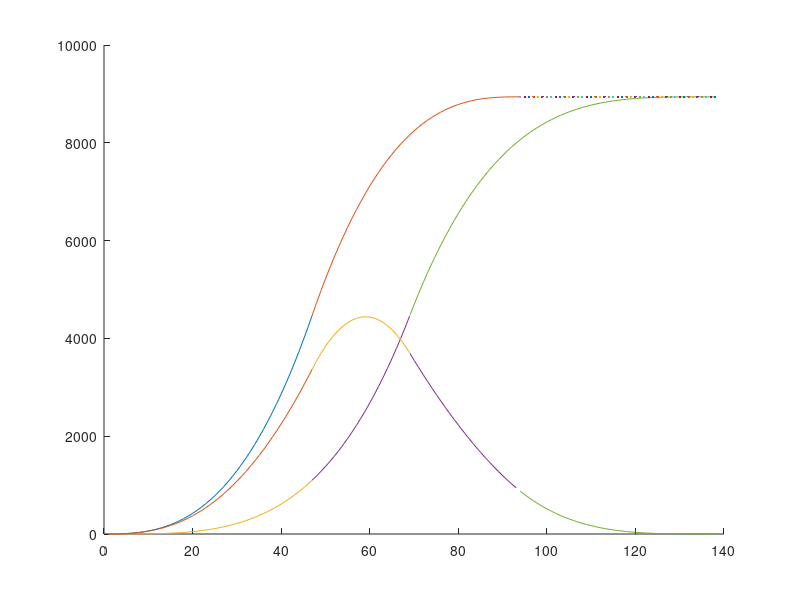

Here is the MATLAB script that generated this plot:
%% VISUALIZATION REMARKABLE DATE AND NUMBER OF SICK DUE TO COV-19 %%
%% ----- untuk kalangan sendiri ----- %%

clear
close all

%% PARAMETER TANGGAL
d1 = '01Mar2020'; %% hari ke-0 covid muncul di indo
d2 = '17Apr2020'; %% hari peak of new cases of covid di indo
dForm = 'ddmmmyyyy';
t = abs(datenum(d1,dForm) - datenum(d2,dForm));

%% GRAFIK INFECTED CASES
a = 0.1069; %% y = (a) x^(b) BENTUK UMUM DARI EXPONEN
b = 2.7638;
m = ((a)*t.^(b)); % mencari m (salah satu parameter transformasi)
x1a = [1:1:t];
x1c = [t:1:2*t];
y1a = a*x1a.^(b); %grafik origin
y1c = (2*m)-a*((2*t)-x1c).^(b); %% y1 dicerminkan 2x, kesamping dan ke atas 
y1aEnd = a*t.^(b); %ini berguna buat menentukan titik pencerminan grafik solved

%% GRAFIK SOLVED CASES
c = 0.0009; %% y = (c) x^(d) BENTUK UMUM DARI EXPONEN
d = 3.64061;
y2a = c*x1a.^(d);
t2b = ((y1aEnd/c).^(1/d)); % nyari waktu dimana mencapai titik balik global
x2b = [t:1:t2b];
y2b = c*x2b.^(d);
t4 = 2*t2b;
x2c = [t2b:1:(t4)];
y2c = (2*m) - (c*((t4)-x2c).^(d));

%% GRAFIK EXTENDED INFECTED CASES
x6 = [2*t:1:t4];
y6 = m*2;

%% PENGGAMBARAN
hold on;
plot(x1a,y1a);      % mencetak grafik origin
hold on;
plot(x1c,y1c);      % mencetak grafik origin kebalik
hold on;
plot(x1a,y2a);      % mencetak grafik solved
hold on;
plot(x2b,y2b);      % grafik solved interpolated
hold on;
plot(x2c,y2c);      % grafik solved terbalik
hold on;
plot(x6,y6);        % extended linear grafik infected case
hold on;

plot(x1a,(y1a-y2a));    % grafik sick a
hold on;

    y1cNew = (2*m)-a*((2*t)-x2b).^(b); % grafik y1c khusus buat pengurangan
plot(x2b,(y1cNew-y2b));    % grafik sick b
hold on;
    
    x2cNew = [t2b:1:2*t]; %x2c khusus untuk pengurangan
    y1cNew2 = (2*m)-a*((2*t)-x2cNew).^(b); % grafik y1c khusus buat pengurangan
    y2cNew2 = (2*m) - (c*((t4)-x2cNew).^(d));
plot(x2cNew,(y1cNew2-y2cNew2));    % grafik sick c 
hold on;

    y2cNew3 = (2*m) - (c*((t4)-x6).^(d));
plot(x6,(y6-y2cNew3));
hold on;

% END OF CODE -----------------------------------------------------------------


%{
plot (x5a,y5a);
hold on;
plot (x5b,y5b);
hold on;
plot (x5c,y5c);
hold on;
%}

%{
%% GRAFIK CURED CASES
e = 0.0011;
f = 3.3418;

x5a = [1:1:t]; %domain waktu dari awal sampai titik balik global
y5a = e*x5a.^(f); %fungsi grafik cured naik

t5b = ((y2b/e).^(1/f)); %titik dimana grafik mesti membalik
t5bTuned = t5b + (0.57); %ditune dulu soalnya biasanya ada ketidaktelitian
x5b = [t:1:t5bTuned]; %batas waktunya
y5b = e*x5b.^(f); %grafiknya
%{
t5c = 2*t5b;
x5c = [t5b:1:(t5c)];
y5c = 2*m - (e*((2*t5b)-x5c).^(f));
%}

%}

%{
  disp('JADI, Covid mungkin paling cepet kelar tanggal');
  disp(d3);
  disp('MUNGKIN, hehe');
%}
